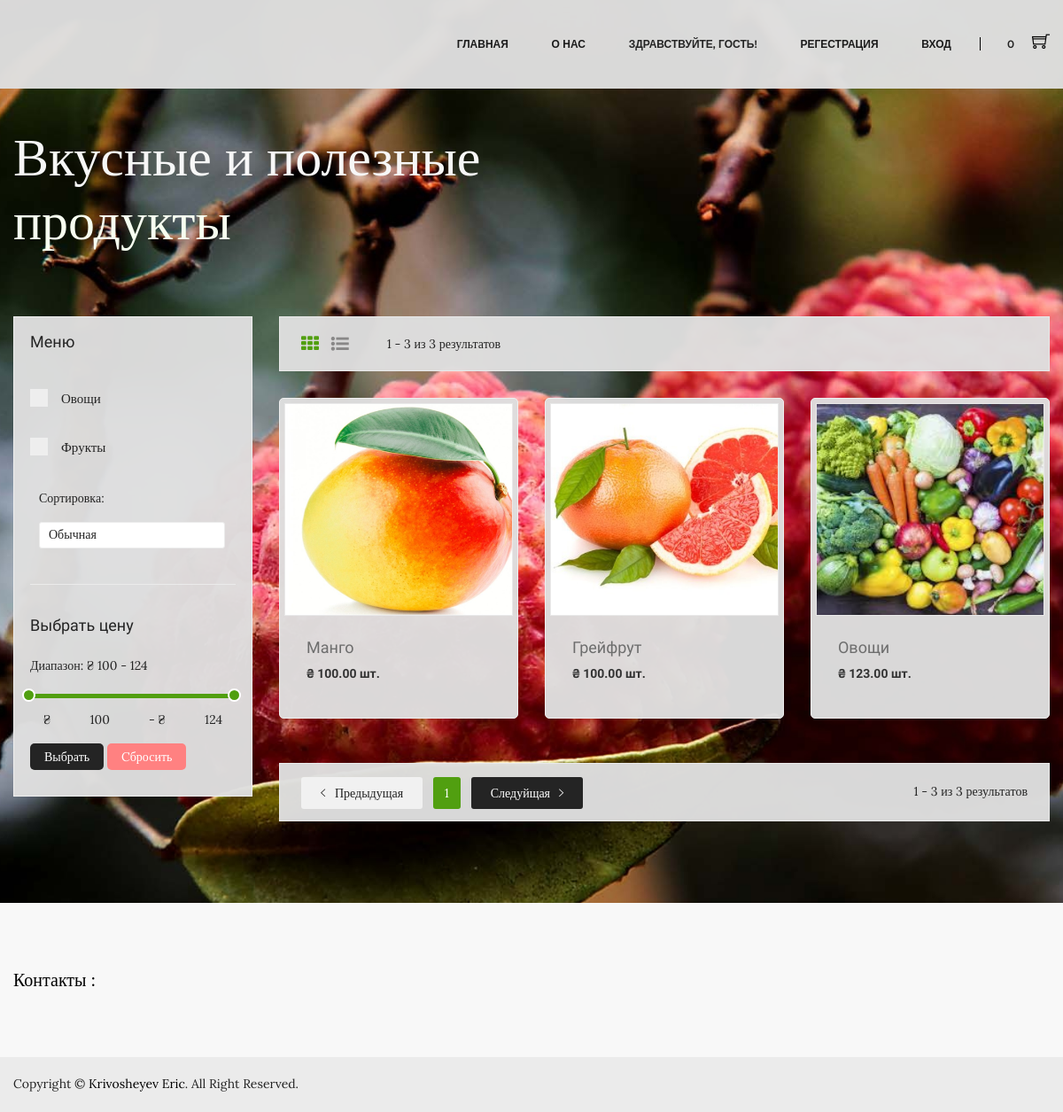
The page / on the database its author committed.
### main/models.py (models this page shows, shortened)
class MainLogo(models.Model):
    title = models.CharField(max_length=100)
    span = models.CharField(max_length=100)
    image = models.ImageField()
    slug = models.SlugField()

class Product(models.Model):
    category = models.ForeignKey('Category' , on_delete= models.DO_NOTHING )
    title = models.CharField(max_length=100)
    price = models.DecimalField(max_digits=9, decimal_places=2)
    slug = models.SlugField()
    description = models.TextField()
    image = models.ImageField(upload_to=image_folder)
    available = models.BooleanField(default=True)
    objects= ProductManager()
    def get_absolute_url(self):
        return reverse('product_detail',kwargs={'product_slug': self.slug})

class Category(models.Model):
    name = models.CharField(max_length=100)
    slug = models.SlugField(max_length=100)

### main/views.py (the view)
# urls.py: path('', base_view, name='base'),
def base_view(request):
    request.session['check_qty'] = 1
    cart = try_session(request)
    products= checked_products(request)
    main= MainLogo.objects.all()
    c =  count(cart)
    list_qty=[i+1 for i in range(len(products))]
    if(len(products)< request.session['check_list']):
        request.session['check_list']= 1
    elif (len(products)< request.session['check_list']):
        request.session['check_list']= len(products)
    products = products[request.session['check_list'] - 1]
    context ={
        'list_qty' : list_qty,
        'min_price' : round(min_price() + 0.5),
        'max_price': round(max_price() + 0.5),
        'c':c,
        'main' : main,
        'categories' : get_categories(),
        'products': products,
        'cart' : cart
    }
    return render(request,'wrapper.html', context)

### main/models.py (called while the page is built)
    def all(self, *args, **kwargs):
        return super(ProductManager, self).get_queryset().filter(available=True)

### main/views.py (called while the page is built)
def min_price():
    products = Product.objects.all()
    min_price = products[0].price
    for product in products[1:]:
        if min_price > product.price:
            min_price = product.price
    return  float(min_price)

def max_price():
    products = Product.objects.all()
    max_price = products[0].price
    for product in products[1:]:
        if max_price < product.price:
            max_price = product.price
    return  float(max_price)

def check_len():
    len_of = len(Product.objects.all())
    return len_of

def default_check(request):
    request.session['check_qty'] = 20
    request.session['check_category'] = ['all']
    request.session['check_sort'] = 'default'
    request.session['check_price_min'] = round(min_price() + 0.5)
    request.session['check_price_max'] = round(max_price() + 0.5)
    request.session['check_list']= 1

def try_session (request):
    try:
        cart_id = request.session['cart_id']
        cart = Cart.objects.get(id=cart_id)
        request.session['total'] = cart.item.count()
        if not request.session['check_qty']:
            default_check(request)
        if not request.session['check_list']:
            request.session['check_list'] = check_len()
    except:
        cart = Cart()
        cart.save()
        cart_id = cart.id
        request.session['cart_id'] = cart_id
        default_check(request)
        request.session['check_len'] = check_len()
        cart = Cart.objects.get(id=cart_id)
    return cart

def get_categories():
    return Category.objects.all()

def count(cart) :
    total = 0
    for item_on_cart in cart.item.all():
        if int(item_on_cart.qty) :
            total += item_on_cart.qty
    return total

### main/templates/wrapper.html (shortened to what this page needs)
<!doctype html>
<html lang="en">
<head>
    {% load static %}
    {% load staticfiles %}
        <link rel="stylesheet" href="{% static '/css/bootstrap.min.css' %}">
        <link rel="stylesheet" href="{% static '/css/animate.css' %}">
        <link rel="stylesheet" href="{% static '/css/owl.carousel.min.css' %}">
        <link rel="stylesheet" href="{% static '/css/slick.css' %}">
        <link rel="stylesheet" href="{% static '/css/chosen.min.css' %}">
        <link rel="stylesheet" href="{% static '/css/font-awesome.min.css' %}">
        <link rel="stylesheet" href="{% static  '/css/themify-icons.css' %}">
        <link rel="stylesheet" href="{% static '/css/ionicons.min.css' %}">
		<link rel="stylesheet" href="{% static '/css/jquery-ui.css' %}">
        <link rel="stylesheet" href="{% static '/css/meanmenu.min.css' %}">
        <link rel="stylesheet" href="{% static '/css/style.css' %}">
        <link rel="stylesheet" href="{% static '/css/responsive.css' %}">
        <link rel="stylesheet" href="{% static 'css/wrapper.css' %}">
</head>
<body class = "bg-img" >
{% include "header.html" %}
{% block content %}
        <div class="slider-area">
            <br>
            <br>
            {% for main_slide in main %}
            <div class="slider-active owl-dot-style owl-carousel">
                    <div class="container">
                        <div class="slider-content slider-animated-2">
                            <h1 class="animated" >{{ main_slide.title }}</h1>
                            <h1 class="animated"><span class="theme-color">{{ main_slide.span }}</span></h1>
                            <br>
                        </div>
                    </div>
            </div>
            {% endfor %}
        </div>
            <div class="shop-page-area  ptb-50">
            <div class="container">
                <div class="row flex-row-reverse">
                    <div class="col-lg-9 " >
                        <div class="shop-topbar-wrapper theme-bg ">
                            <div class="shop-topbar-left ">
                                <ul class="view-mode">
                                    <li class="active"><a href="#product-grid" data-view="product-grid"><i class="fa fa-th"></i></a></li>
                                    <li><a href="#product-list" data-view="product-list"><i class="fa fa-list-ul"></i></a></li>
                                </ul>
                                <p class="text-right">1 -{% if request.session.check_qty <= request.session.check_len %} {{ request.session.check_qty }} {% else %} {{ request.session.check_len }} {% endif %} из {{ request.session.check_len }} результатов  </p>
                            </div>
                                <div class="product-sorting-wrapper">
                            </div>
                        </div>
                        <div class="grid-list-product-wrapper ">
                            <div class="product-grid product-view pb-20">
                                <div class="row">
                                    {% for product in products %}
                                        <div class="product-width col-xl-4 col-lg-4 col-md-4 col-sm-6 col-12 mb-30 ">
                                        <div class="product-wrapper theme-bg">
                                            <div class="product-img">
                                                <a href="{{ product.get_absolute_url }}" >
                                                    <img alt="" src="{{ product.image.url }}" >
                                                </a>
                                                <div class="product-action">
                                                </div>
                                            </div>
                                            <div class="product-content text-left">
												<div class="product-hover-style">
													<div class="product-title">
														<h4>
															<a href="{{ product.get_absolute_url }}">{{ product.title }}</a>
														</h4>
													</div>
												</div>
												<div class="product-price-wrapper">
													<span>₴ {{ product.price }} шт.</span>
												</div>
											</div>
                                        </div>
                                    </div>
                                    {% endfor %}
                                </div>
                            </div>
                            </div>
                            <div class="pagination-total-pages theme-bg">
                                <div class="pagination-style">
                                    <ul>
                                        <li><a class="prev-next prev check-button" href="#"><i class="ion-ios-arrow-left"></i> Предыдущая</a></li>
                                        {% for i in list_qty %}
                                            {% if i == request.session.check_list %}
                                                <li><a class="check-button active list_n" href="#">{{ i }}</a></li>
                                            {% else %}
                                                <li><a class="check-button list_n" href="#">{{ i }}</a></li>
                                            {% endif %}
                                        {% endfor %}
                                        <li><a class="prev-next next check-button" href="#">Следуйщая<i class="ion-ios-arrow-right"></i> </a></li>
                                    </ul>
                                </div>
                                <div class="total-pages" >
                                      <p class="text-right">1 -{% if request.session.check_qty <= request.session.check_len %} {{ request.session.check_qty }} {% else %} {{ request.session.check_len }} {% endif %} из {{ request.session.check_len }} результатов  </p>
                                </div>
                            </div>
                    </div>
                    <div class="col-lg-3 ">
                        <div class="shop-sidebar-wrapper gray-bg-7 theme-bg shop-sidebar-mrg ">
                            <div class="shop-widget">
                                <h4 class="shop-sidebar-title">Меню</h4>
                                                                     <br>
                                <div class="shop-catigory">
                                    <form method="GET" action="checked_base">
                                     <br>
                                        {% for category in categories %}
                                            <label class="containerCheck" id="label-{{ category.slug }}" >{{ category.name }}
                                            <span class="checkmark"></span>
                                            </label>
                                    <br>
                                        {% endfor %}
                                      <div class="product-show shorting-style">
                                            <p>Сортировка:</p>
                                        <select id="check-sort" >
                                            <option value="default">Обычная</option>
                                        </select>
                                    </div>
                                    <div class="shop-price-filter mt-40 shop-sidebar-border pt-35">
                                        <h4 class="shop-sidebar-title">Выбрать цену</h4>
                                        <div class="price_filter mt-25">
                                            <span>Диапазон: ₴ {{ min_price }} - {{ max_price }} </span>
                                            <div id="slider-range"></div>
                                            <div class="price_slider_amount">
                                                <div class="label-input">
                                                    <div class="container">
                                                      <div class="d-flex flex-row justify-content-between">
                                                        <div class="block"><p id="amount-min-text" >₴ </p></div>
                                                        <div class="block"><p  id="amountmin" name="price-min"   ></p></div>
                                                      <div class="block"><p id="amount-max-text"> - ₴ </p></div>
                                                        <div class="block"><p id="amountmax" name="price-max"  ></p></div>
                                                      </div>
                                                    </div>
                                                </div>
                                            </div>
                                        </div>
                                    </div>
                                                 <button type="button" class="set check-button">Выбрать</button>
                                                <button type="button" class="un" id="un-button">Cбросить</button>
                                    </form>
                                </div>
                            </div>
                    </div>
                </div>
            </div>
        </div>
        </div>
{% endblock content %}
<br><br>
        <footer class="footer-area pt-75 gray-bg-3">
            <div class="footer-top gray-bg-3 pb-35">
                <div class="container">
                    <div class="row">
						<div class="col-lg-12 col-md-12 col-sm-12">
                            <div class="footer-widget mb-40">
                                <div class="footer-title mb-25">
                                    <h4>Контакты :</h4>
                                </div>
                            </div>
                        </div>
                    </div>
                </div>
            </div>
            <div class="footer-bottom pb-25 pt-25 gray-bg-2">
                <div class="container">
                    <div class="row">
                        <div class="col-md-6">
                            <div class="copyright">
                                <p>Copyright © <a href="#">Krivosheyev Eric</a>. All Right Reserved.</p>
                            </div>
                        </div>
                        <div class="col-md-6">
                        </div>
                    </div>
                </div>
            </div>
        </footer>
</body>
</html>

### main/templates/header.html (shortened to what this page needs)
{% load static %}
{% load staticfiles %}
<header class="header-area theme-bg clearfix"  >
            <div class="header-bottom">
                <div class="container" >
                    <div class="row">
                        <div class="col-lg-3 col-md-4 col-6">
                            <div class="logo">
                            </div>
                        </div>
                        <div class="col-lg-9 col-md-8 col-6">
                            <div class="header-bottom-right">
                                <div class="main-menu">
                                    <nav>
                                        <ul>
                                            <li><a href="{% url 'base' %}">Главная</a></li>
                                            <li><a href="#">О нас</a></li>
                                            {% if not request.user.is_authenticated %}
                                            <li><a > Здравствуйте, гость!</a></li>
                                            <li><a href="{% url 'registration' %}">Регестрация</a></li>
                                            <li><a href="{% url 'login' %}">Вход</a></li>
                                            {% else %}
                                            <li><a href="{% url 'user_account' %}">Личный кабинет</a></li>
                                            <li><a href="{% url 'logout' %}">Выйти</a></li>
                                            {% endif %}
                                        </ul>
                                    </nav>
                                </div>
                                <div class="header-currency">
                                    <span class="digit cart_count">{{ c }} </span>
                                </div>
                                <div class="header-cart">
                                    <a href="{% url 'cart' %}">
                                        <div class="cart-icon">
                                            <i class="ti-shopping-cart"></i>
                                        </div>
                                    </a>
                                </div>
                            </div>
                        </div>
                    </div>
            </div>
        </div>
</header>

### rows shown on the page
MainLogo: title "Вкусные и полезные", span "продукты"
Product: image (picture), title "Манго", price "100.00"
Product: image (picture), title "Грейфрут", price "100.00"
Product: image (picture), title "Овощи", price "123.00"
Category: name "Овощи"
Category: name "Фрукты"

### other values the page prints
{{ c }} "0"
{{ request.session.check_len }} "3"
{{ i }} "1"
{{ min_price }} "100"
{{ max_price }} "124"
